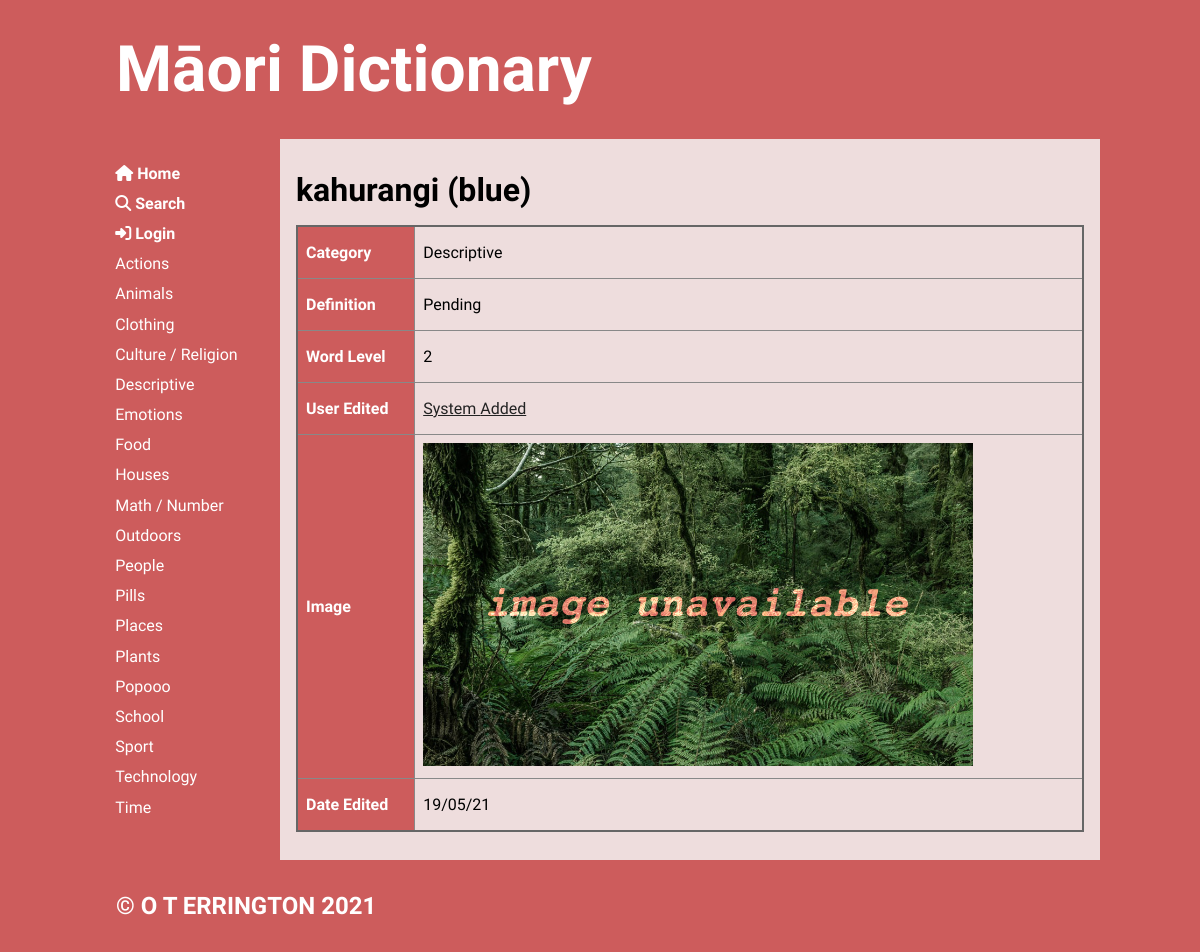
The page /word/19 on the database as committed earlier.
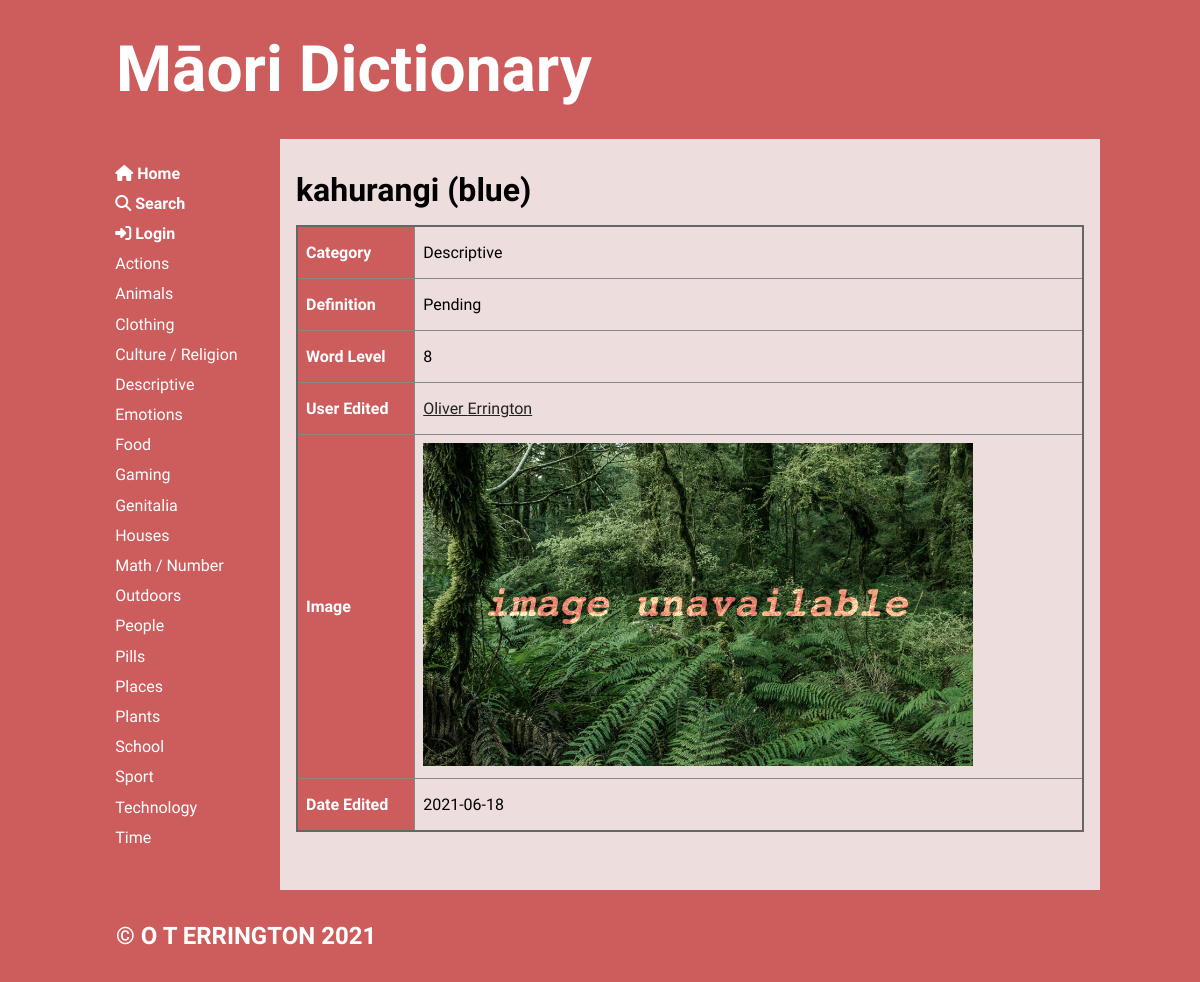
The same page on the database as committed later.
### tables this page shows
CREATE TABLE "categories"
(
	cat_id integer
		constraint Category_pk
			primary key autoincrement,
	category varchar(20)
);

CREATE TABLE "words"
(
	word_id integer
		constraint words_pk
			primary key autoincrement,
	maori varchar(20),
	english varchar(20),
	cat_id integer,
	definition varchar(100),
	word_level integer,
	user_id integer,
	image varchar(50),
	date_added varchar(10)
);

CREATE TABLE users
(
	user_id integer
		constraint users_pk
			primary key autoincrement,
	fname varchar(20),
	lname varchar(30),
	email varchar(50),
	password varchar(30)
);

### app.py (the view)
@app.route('/word/<word_id>')
def render_word(word_id):
    con = create_connection(DB_NAME)
    query = """SELECT word_id, maori, english, cat_id, definition, word_level, user_id, image, date_added
            FROM words WHERE word_id=? ORDER BY maori ASC"""
    cur = con.cursor()
    cur.execute(query, (word_id,))  # execute query
    word_list = cur.fetchall()  # put results in list
    if len(word_list) == 0:
        flash('Unknown Word')
        return redirect('/')
    query = """SELECT cat_id, category
            FROM categories WHERE cat_id=?"""
    cur = con.cursor()
    cur.execute(query, (word_list[0][3],))  # execute query
    cat_name_list = cur.fetchall()  # put results in list
    query = """SELECT user_id, fname, lname
            FROM users WHERE user_id=?"""
    cur = con.cursor()
    cur.execute(query, (word_list[0][6],))  # execute query
    user_name_list = cur.fetchall()  # put results in list
    con.close()
    return render_template('word.html', words=word_list, categories=get_categories(),
                           cat_name_list=cat_name_list, logged_in=is_logged_in(),
                           user_name_list=user_name_list)

### app.py (called while the page is built)
def create_connection(db_file):
    try:
        connection = sqlite3.connect(db_file)
        return connection
    except Error as e:  # unless there's an error
        print(e)
    return None

def get_categories():
    con = create_connection(DB_NAME)
    query = """SELECT cat_id, category
            FROM categories
            ORDER BY category ASC"""
    cur = con.cursor()
    cur.execute(query)
    category_list = cur.fetchall()
    con.close()
    return category_list

def is_logged_in():
    if session.get("email") is None:
        print("not logged in")
        return False
    else:  # if email isn't empty then user must be logged in
        print("logged in")
        return True

### templates/word.html (shortened to what this page needs)
{% extends 'base.html' %}
{% block main %}
    <h2>{{ words[0][1] }} ({{ words[0][2] }})</h2>
    {% if cat_name_list|length == 0 %}
        <p class="error">No information found in {{ words[0][1] }} word. Please try again later.</p>
    {% else %}
        <table>
            {%  for word in words %}
                <tr>
                    <th>Category</th>
                    <td><p>{{ cat_name_list[0][1] }}</p></td>
                </tr>
                <tr>
                    <th>Definition</th>
                    <td><p>{{ word[4] }}</p></td>
                </tr>
                <tr>
                    <th>Word Level</th>
                    <td><p>{{ word[5] }}</p></td>
                </tr>
                <tr>
                    <th>User Edited</th>
                    <td class="category-highlight">
                        <a href="/publicuser/{{ user_name_list[0][0] }}">
                            <p><u>{{ user_name_list[0][1] }} {{ user_name_list[0][2] }}</u></p>
                        </a>
                    </td>
                </tr>
                <tr>
                    <th>Image</th>
                    <td><img alt="word_image" src="/static/images/{{ word[7] }}"></td>
                </tr>
                <tr>
                    <th>Date Edited</th>
                    <td><p>{{ word[8] }}</p></td>
                </tr>
            {%  endfor %}
        </table>
    {% endif %}
{% endblock %}

### templates/base.html (shortened to what this page needs)
<!doctype html>
<html lang="en">
<head>
	<link href="{{ url_for('static', filename='css/style.css') }}" rel="stylesheet">
</head>
<body>
	<div id="container">
		<header>
			<a href="/"><h1>Māori Dictionary</h1></a>
		</header>
		<nav>
			<ul>
                <li>
                    <a href="/">
                        <i class="fas fa-home"></i><b> Home</b><br>
                    </a>
                    <a href="/search">
                        <i class="fas fa-search"></i><b> Search</b><br>
                    </a>
                    {% if logged_in %}
                        <a href="/user">
                            <i class="fas fa-user"></i><b> Account</b><br>
                        </a>
                        <a href="/logout"><i class="fas fa-sign-out-alt"></i><b> Log Out</b><br></a>
                    {%  else %}
                        <a href="/login"><i class="fas fa-sign-in-alt"></i><b> Login</b><br></a>
                    {%  endif %}
                    {% for category in categories %}
                        <a href="/category/{{ category[0] }}">
                            {{ category[1] }} <br/>
                        </a>
                    {% endfor %}
                    <br><br>
                </li>
			</ul>
		</nav>
		<main>
            {% block main%}{% endblock %}
        </main>
		<footer>
			<h3>
				&copy; O T ERRINGTON 2021
			</h3>
		</footer>
	</div>
</body>
</html>

### static/css/style.css (style rules this page uses)
* { font-family: 'KoHo', sans-serif; margin: 0; padding: 0; box-sizing: border-box; font-weight: 400; }
body { background-color: indianred; }
#container { display: grid; grid-template-columns: 75px auto; grid-template-areas: 'nav header' 'main main' 'footer footer'; }
header { grid-area: header; background-color: indianred; padding: 1rem; }
nav { grid-area: nav; }
main { grid-area: main; padding: 1rem; background-color: #edd; }
h1, h2, h3, h4, .span-heading { padding: 1rem 0; font-weight: 700; font-size: 2rem; color: black; }
h1 { font-size: 4rem; color: white; }
h3 { font-size: 1.5rem; color: white; }
p { padding: 0.5rem 0; }
a { color: #222; text-decoration: none; }
img { width: 100%; }
table { width: 100%; border: 2px solid #666; border-collapse: collapse; }
th, td { border: 1px solid #888; padding: 0.5rem; text-align: left; }
b { font-weight: 700; }
.category-highlight { transition-duration: 0.2s; }
th { background-color: indianred; color: #fff; font-weight: 700; }
img { max-width: 550px; width: 100%; min-width: 400px; }
footer { grid-area: footer; padding: 1rem; background-color: indianred; }
@media only screen and (min-width: 768px) { #container { grid-template-columns: 180px auto; grid-template-areas: 'header header' 'nav main' 'footer footer'; } }
@media only screen and (min-width: 768px) { nav { background-color: indianred; padding: 0 0.5rem; } }
@media only screen and (min-width: 768px) { nav ul { list-style: none; } }
@media only screen and (min-width: 768px) { nav a { display: block; color: #fff; text-decoration: none; padding: 0.35rem 0 0.35rem 0.45rem; } }
@media only screen and (min-width: 1000px) { #container { width: 1000px; margin: auto; } }

Rows that differ between the two databases and show on the page:
removed categories: category "Popooo"
no longer on this page (row unchanged): users: fname "System", lname "Added"
added categories: category "Gaming"
added categories: category "Genitalia"
changed words "Pending": word_level "2" → "8"; date_added "19/05/21" → "2021-06-18"
now on this page (row edited): users: fname "Oliver", lname "Errington"
